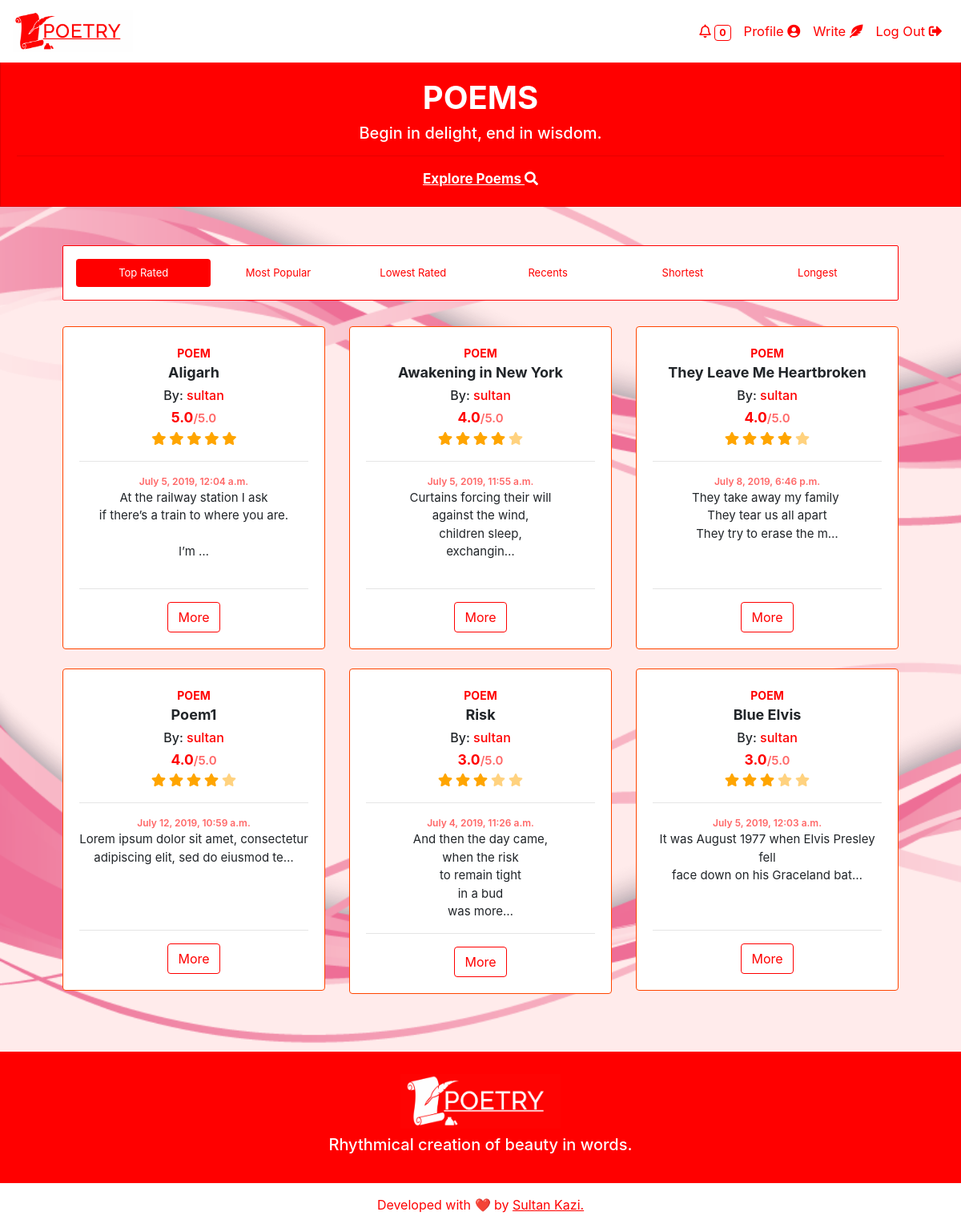
/explore (signed in), run on the app's committed database.
### poems/models.py (models this page shows, shortened)
class Poem(models.Model):
    user = models.ForeignKey(User, on_delete=models.CASCADE)
    title = models.CharField(max_length=255)
    poem = models.TextField()
    average_rating = models.DecimalField(max_digits=2, decimal_places=1, default=0.0)
    total_ratings = models.IntegerField(default=0)
    date = models.DateTimeField(auto_now_add=True, blank=True)

### poems/views.py (the view)
# urls.py: path("explore", views.explore_view, name="explore"),
@require_http_methods(["GET"])
@login_required(login_url="login")
def explore_view(request):
    top_rated_poems = Poem.objects.all().order_by("-average_rating", "-total_ratings")[
        :6
    ]
    most_popular_poems = Poem.objects.all().order_by(
        "-total_ratings", "-average_rating"
    )[:6]
    lowest_rated_poems = Poem.objects.all().order_by("average_rating", "total_ratings")[
        :6
    ]
    recents = Poem.objects.all().order_by("-date")[:6]
    shortest_poems = Poem.objects.all().order_by(Length("poem").asc())[:6]
    longest_poems = Poem.objects.all().order_by(Length("poem").desc())[:6]
    context = {
        "top_rated_poems": top_rated_poems,
        "most_popular_poems": most_popular_poems,
        "lowest_rated_poems": lowest_rated_poems,
        "recents": recents,
        "shortest_poems": shortest_poems,
        "longest_poems": longest_poems,
    }
    context["notif_count"] = get_notif_count(request)
    return render(request, "poems/explore.html", context)

### poems/views.py (called while the page is built)
def get_notif_count(request):
    notif_count = 0
    try:
        notifications = Notification.objects.all().filter(
            receiver=request.user, read=False
        )
        for notification in notifications:
            notif_count += 1
    except:
        print("No notifications!")
    return notif_count

### poems/templates/poems/explore.html (shortened to what this page needs)
{% extends "poems/base.html" %}
{% block main %}
<div class="row">
    <div class="col-lg-12">
        <div class="jumbotron jumbotron-write p-3">
            <ul class="nav nav-pills nav-justified" id="pills-tab" role="tablist">
                <li class="nav-item">
                    <a class="nav-link active" id="pills-top-rated-poems-tab" data-toggle="pill" href="#pills-top-rated-poems" role="tab" aria-controls="pills-top-rated-poems" aria-selected="true">Top Rated</a>
                </li>
                <li class="nav-item">
                    <a class="nav-link" id="pills-most-popular-poems-tab" data-toggle="pill" href="#pills-most-popular-poems" role="tab" aria-controls="pills-most-popular-poems" aria-selected="false">Most Popular</a>
                </li>
                <li class="nav-item">
                    <a class="nav-link" id="pills-lowest-rated-poems-tab" data-toggle="pill" href="#pills-lowest-rated-poems" role="tab" aria-controls="pills-lowest-rated-poems" aria-selected="false">Lowest Rated</a>
                </li>
                <li class="nav-item">
                    <a class="nav-link" id="pills-recent-poems-tab" data-toggle="pill" href="#pills-recent-poems" role="tab" aria-controls="pills-recent-poems" aria-selected="false">Recents</a>
                </li>
                <li class="nav-item">
                    <a class="nav-link" id="pills-shortest-poems-tab" data-toggle="pill" href="#pills-shortest-poems" role="tab" aria-controls="pills-shortest-poems" aria-selected="false">Shortest</a>
                </li>
                <li class="nav-item">
                    <a class="nav-link" id="pills-longest-poems-tab" data-toggle="pill" href="#pills-longest-poems" role="tab" aria-controls="pills-longest-poems" aria-selected="false">Longest</a>
                </li>
            </ul>
        </div>
    </div>
</div>
<div class="tab-content" id="pills-tabContent">
    <div class="tab-pane fade show active" id="pills-top-rated-poems" role="tabpanel" aria-labelledby="pills-top-rated-poems-tab">
        <div class="row">
            {% for poem in top_rated_poems %}
                <div class="col-lg-4 col-md-6">
                    <div class="card-deck">
                        <div class="card fade-animation">
                            <div class="card-body text-center">
                                <strong>
                                    <label class="poem-label">POEM</label>
                                    <p class="poem-title">{{ poem.title }}</p>
                                </strong>
                                <h6 style="margin-top: -10px; margin-bottom: 5px;">By: <a href="/profile/{{poem.user}}"> {{ poem.user }}</a></h6>
                                <strong style="font-size: 17.5px; color:red;">{{ poem.average_rating }}</strong><label class="posted" style="font-size: 15px;">/5.0</label>
                                <div class="poem_top_rated{{poem.id}}" style="margin-top: -7px;">
                                    <div class="stars-outer" title="{{ poem.average_rating }}/5.0&#013;Total Ratings: {{ poem.total_ratings }}">
                                        <div class="stars-inner">
                                        </div>
                                    </div>
                                </div>
                                <hr>
                                <div>
                                    <div class="posted">{{ poem.date }}</div>
                                    <label class="poem-data">{{ poem.poem|truncatechars:75 }}</label>
                                </div>
                                <hr>
                                <a href="/read/{{poem.id}}" class="btn btn-outline-red">More</a>
                            </div>
                        </div>
                    </div>
                    <br>
                </div>
            {%endfor%}
        </div>
    </div>
</div>
{% endblock %}

### poems/static/poems/styles.css (style rules this page uses)
body { background: url("bg.png"); background-size: cover; background-attachment: fixed; background-repeat: no-repeat; }
.poem-label { color: red; font-size: 14px; }
.poem-title { font-size: 18px; margin-top: -8px; }
.posted { font-size: 12px; color: rgba(255, 0, 0, 0.6); font-weight: 600; }
.btn-outline-red { border-color: red; background-color: transparent; color: red; }
a { color: red; }
.fade-animation { animation-name: fade; animation-duration: 2.3s; animation-fill-mode: forwards; border-style: solid; border-color: orangered; border-width: 0.9px; }
.poem-data { white-space: pre-wrap; font-size: 15px; height: 100px; }
.jumbotron-write { padding: 12%; background-color: white; border-radius: 2px; border-style: solid; border-width: 1px; border-color: red; position: relative; animation-name: fade; animation-duration: 1.75s; animation-fill-mode: forwards; }
.nav-pills .nav-link.active, .nav-pills .show>.nav-link { color: white; background-color: red; }
.nav-pills { font-size: 13px; }
.stars-outer { position: relative; display: inline-block; }
.stars-inner { position: absolute; top: 0; left: 0; white-space: nowrap; overflow: hidden; width: 0; }
.stars-outer::before { content: "\f005 \f005 \f005 \f005 \f005"; font-family: "Font Awesome 5 Free"; font-weight: 900; color: rgba(255, 165, 0, 0.5); }
.stars-inner::before { content: "\f005 \f005 \f005 \f005 \f005"; font-family: "Font Awesome 5 Free"; font-weight: 900; color: orange; }

### data on the page
Poem: title "Aligarh", user "sultan", average_rating "5.0", date "July 5, 2019, 12:04 a.m.", poem "At the railway station I ask if there’s a train to where you are. I’m …"
Poem: title "Awakening in New York", user "sultan", average_rating "4.0", date "July 5, 2019, 11:55 a.m.", poem "Curtains forcing their will against the wind, children sleep, exchangin…"
Poem: title "They Leave Me Heartbroken", user "sultan", average_rating "4.0", date "July 8, 2019, 6:46 p.m.", poem "They take away my family They tear us all apart They try to erase the m…"
Poem: title "Poem1", user "sultan", average_rating "4.0", date "July 12, 2019, 10:59 a.m.", poem "Lorem ipsum dolor sit amet, consectetur adipiscing elit, sed do eiusmod te…"
Poem: title "Risk", user "sultan", average_rating "3.0", date "July 4, 2019, 11:26 a.m.", poem "And then the day came, when the risk to remain tight in a bud was more…"
Poem: title "Blue Elvis", user "sultan", average_rating "3.0", date "July 5, 2019, 12:03 a.m.", poem "It was August 1977 when Elvis Presley fell face down on his Graceland bat…"

### other printed values
{{ notif_count }} "0"
